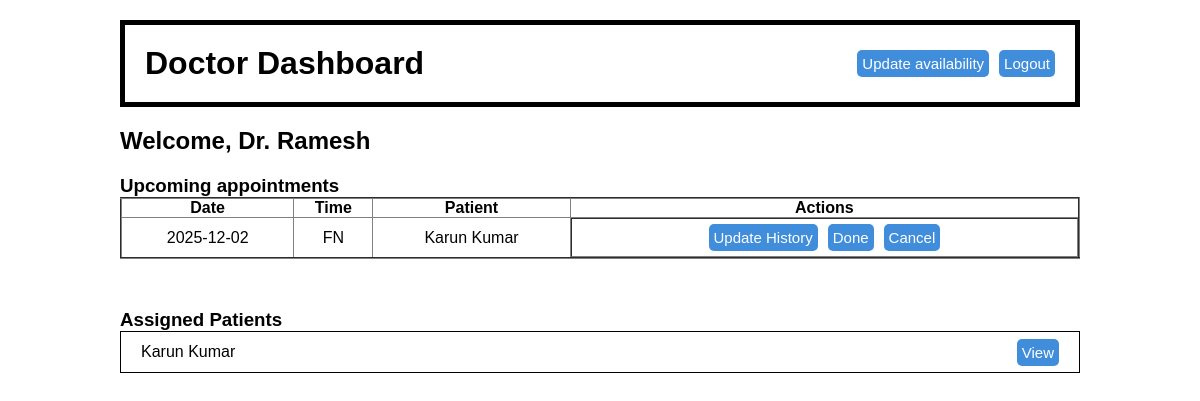
Screenshot of /doc/Dr. Ramesh with the database file from the repository.
### models.py (models this page shows)
class D(Base):
    __tablename__ = 'd'
    id = Column(Integer,autoincrement=True,primary_key=True)
    name = Column(String, nullable=False)
    passw = Column(String, nullable=False)
    dept = Column(String)
    exp = Column(Integer)
    dscr = Column(String)
    pic = Column(String)

class Slot(Base):
    __tablename__ = 'slot'
    id = Column(Integer,autoincrement=True,primary_key=True)
    d_id = Column(Integer, ForeignKey('d.id'))
    p_id = Column(Integer, ForeignKey('p.id'), nullable=True)
    dept = Column(String)
    date = Column(Date)
    time = Column(String)
    status = Column(String, default="free")
    d = relationship("D")
    p = relationship("P")

class P(Base):
    __tablename__ = 'p'
    id = Column(Integer,autoincrement=True,primary_key=True)
    name = Column(String)
    passw = Column(String)

### app.py (the view)
@app.route('/doc/<dname>', methods = ["GET","POST"])
def docdash(dname):
    did = session.query(D.id).filter(D.name == dname).first()
    did = did[0]
    a = session.query(Slot).filter_by(d_id=did, status="booked").all()
    return rt("docdash.html", appts = a, did=did, dname = dname)

### templates/docdash.html (shortened to what this page needs)
<!DOCTYPE html>
<html lang="en">
<head>
    <link rel="stylesheet" href="{{ url_for('static', filename='styles.css') }}">
</head>
<body>
    <div class="ddashH" style="margin-bottom: 20px;">
        <div class="doc"><h1>Doctor Dashboard</h1></div>
        <div class="logout">
            <div style="display: flex; gap: 10px; justify-content: end;">
                <form action="{{ url_for('updAv', di=did) }}" method="GET">
                    <button type="submit">Update availability</button>
                </form>
                <a href="/">
                    <button type="button">Logout</button>
                </a>
            </div>
        </div>
    </div>
    <h2>Welcome, {{ dname }}</h2>
    <div class="docappts mb" style="margin-top: 20px;">
        <h3>Upcoming appointments</h3>
        <div style="display: flex; justify-content: center;">
            <table border="2" style="width: 100%;">
                <thead>
                    <tr>
                        <th>Date</th>
                        <th>Time</th>
                        <th>Patient</th>
                        <th>Actions</th>
                    </tr>
                </thead>
                <tbody>
                    {% for a in appts %}
                    <tr>
                        <td>{{ a.date }}</td>
                        <td>{{ a.time }}</td>
                        <td>{{ a.p.name }}</td>
                        <td style="display: flex; width: 100%; justify-content: center; gap: 10px; padding: 5px;">
                            <form action="{{ url_for('pHistUpd', p_id=a.p_id, d_id=a.d_id) }}" method="GET">
                                <button type="submit">Update History</button>
                            </form>
                            <form action="{{ url_for('pAppntComp', id=a.id) }}" method="POST">
                                <button type="submit">Done</button>
                            </form>
                            <form action="{{ url_for('pAppntCancel', id=a.id) }}" method="POST">
                                <button type="submit">Cancel</button>
                            </form>
                        </td>
                    </tr>
                    {% else %}
                    <tr>
                        <td colspan="4">No Appointments yet</td>
                    </tr>
                    {% endfor %}
                </tbody>
            </table>
        </div>
    </div>
    <div class="assedpats">
        <h3>Assigned Patients</h3>
        {% for a in appts %}
        <div class="pat ddashH" style="height: 10px; border: 1px solid;">
            <div class="doc">{{ a.p.name }}</div>
            <div class="logout">
                <div style="display: flex; justify-content: end;">
                    <form action="{{ url_for('pHist', pname=a.p.name) }}" method="GET">
                        <button type="submit">View</button>
                    </form>
                </div>
            </div>
        </div>
        {% else %}
        <div class="pat ddashH" style="height: 10px; border: 1px solid;">
            <div class="doc">No Patients yet</div>
        </div>
        {% endfor %}
    </div>
</body>
</html>

### static/styles.css (style rules this page uses)
* { box-sizing: border-box; margin: 0; padding: 0; }
.mb { margin-bottom: 20px; }
body { font-family: Arial, sans-serif; height: 100vh; padding: 20px; padding-left: 10%; padding-right: 10%; }
table { width: 100%; text-align: center; margin-bottom: 30px; border-collapse: collapse; background-color: white; }
form { display: flex; flex-direction: column; gap: 12px; }
.ddashH { display: flex; border:5px solid; padding: 20px; gap:10px; width:100%; text-align: center; align-items: center; justify-content: end; }
.doc { flex:1; text-align: left; }
.logout { flex:1; justify-content: end; }
button { padding: 5px; height: 27px; border: none; border-radius: 5px; background: #408edb; color: white; font-size: 15px; cursor: pointer; }

### rows the page displays
D: name "Dr. Ramesh"
Slot: date "2025-12-02", time "FN", p.name "Karun Kumar"
